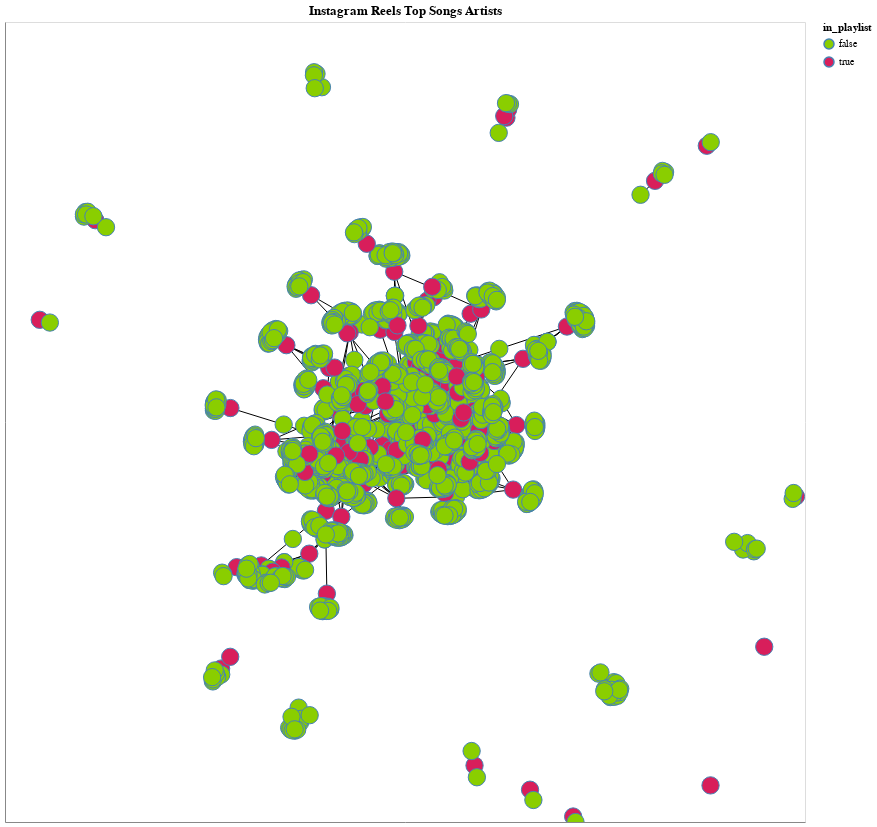

The notebook cell this image was saved under:
### Code cell
#nx.draw_kamada_kawai(g)
position = nx.spring_layout(g)
color_map = []

nxa.draw_networkx_edges(g,pos=position).interactive()+nxa.draw_networkx_nodes(g,pos=position,node_color='in_playlist',tooltip=['name']).properties(
    width=800,
    height=800,
    title='Instagram Reels Top Songs Artists'
).interactive()

### Figure 1 — Vega-Lite specification as saved in the notebook (floating-point values rounded to 4 significant figures; data arrays with more than 128 entries replaced by an {"elided": "..."} marker saying what was removed)
{"config": {"view": {"continuousWidth": 400, "continuousHeight": 300}, "mark": {"color": "steelblue"}, "axis": {"labelFontSize": 12, "titleFontSize": 14, "labelColor": "gray", "titleColor": "black"}, "range": {"category": ["#8ACE00", "#D81E5B", "#35605A", "#420039", "#BDD4E7"]}}, "layer": [{"data": {"name": "data-62974ff5cbe77fd030f4fb26ee3ef9a6"}, "mark": {"type": "line", "color": "black", "opacity": 1.0, "strokeWidth": 1}, "encoding": {"detail": {"field": "edge", "type": "quantitative"}, "x": {"axis": {"grid": false, "labels": false, "ticks": false, "title": ""}, "field": "x", "type": "quantitative"}, "y": {"axis": {"grid": false, "labels": false, "ticks": false, "title": ""}, "field": "y", "type": "quantitative"}}, "name": "view_8"}, {"data": {"name": "data-22588fd875d36e3a11952523ad029b2a"}, "mark": {"type": "point", "opacity": 1, "size": 300, "strokeWidth": 1.0}, "encoding": {"fill": {"field": "in_playlist", "type": "nominal"}, "tooltip": [{"field": "name", "type": "nominal"}], "x": {"axis": {"grid": false, "labels": false, "ticks": false}, "field": "x", "type": "quantitative"}, "y": {"axis": {"grid": false, "labels": false, "ticks": false}, "field": "y", "type": "quantitative"}}, "name": "view_9", "title": "Instagram Reels Top Songs Artists"}], "height": 800, "params": [{"name": "param_8", "select": {"type": "interval", "encodings": ["x", "y"]}, "bind": "scales", "views": ["view_8"]}, {"name": "param_9", "select": {"type": "interval", "encodings": ["x", "y"]}, "bind": "scales", "views": ["view_9"]}], "width": 800, "$schema": "https://vega.github.io/schema/vega-lite/v5.8.0.json", "datasets": {"data-62974ff5cbe77fd030f4fb26ee3ef9a6": {"elided": "5070 records"}, "data-22588fd875d36e3a11952523ad029b2a": {"elided": "2121 records"}}}
